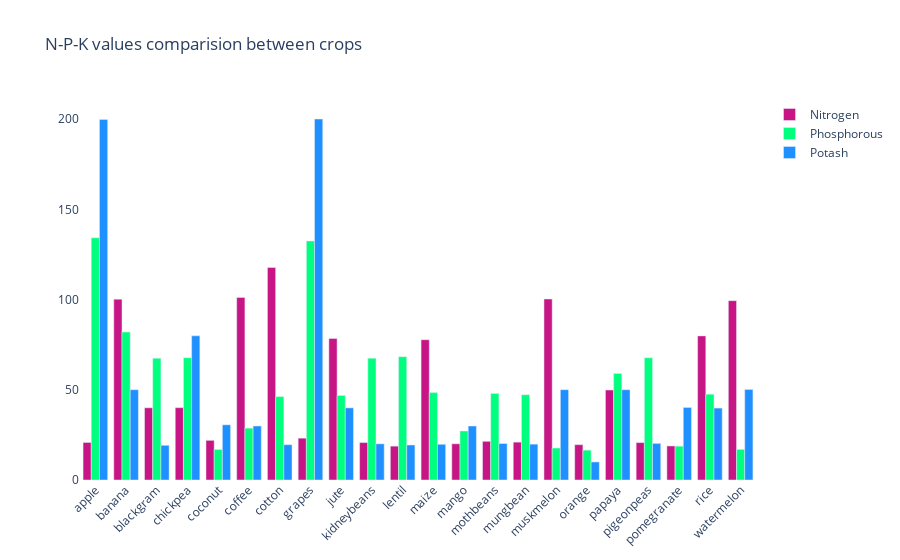

Notebook source saved alongside this figure:
### Code cell
fig = go.Figure()
fig.add_trace(go.Bar(
    x=crop_summary.index,
    y=crop_summary['N'],
    name='Nitrogen',
    marker_color='mediumvioletred'
))
fig.add_trace(go.Bar(
    x=crop_summary.index,
    y=crop_summary['P'],
    name='Phosphorous',
    marker_color='springgreen'
))
fig.add_trace(go.Bar(
    x=crop_summary.index,
    y=crop_summary['K'],
    name='Potash',
    marker_color='dodgerblue'
))

fig.update_layout(title="N-P-K values comparision between crops",
                  plot_bgcolor='white',
                  barmode='group',
                  xaxis_tickangle=-45)

fig.show()

### Figure 1 — Plotly figure (JSON) as saved in the notebook; plotly's stock layout.template omitted (floating-point values rounded to 4 significant figures)
{"data": [{"marker": {"color": "mediumvioletred"}, "name": "Nitrogen", "type": "bar", "x": ["apple", "banana", "blackgram", "chickpea", "coconut", "coffee", "cotton", "grapes", "jute", "kidneybeans", "lentil", "maize", "mango", "mothbeans", "mungbean", "muskmelon", "orange", "papaya", "pigeonpeas", "pomegranate", "rice", "watermelon"], "y": [20.8, 100.2, 40.02, 40.09, 21.98, 101.2, 117.8, 23.18, 78.4, 20.75, 18.77, 77.76, 20.07, 21.44, 20.99, 100.3, 19.58, 49.88, 20.73, 18.87, 79.89, 99.42]}, {"marker": {"color": "springgreen"}, "name": "Phosphorous", "type": "bar", "x": ["apple", "banana", "blackgram", "chickpea", "coconut", "coffee", "cotton", "grapes", "jute", "kidneybeans", "lentil", "maize", "mango", "mothbeans", "mungbean", "muskmelon", "orange", "papaya", "pigeonpeas", "pomegranate", "rice", "watermelon"], "y": [134.2, 82.01, 67.47, 67.79, 16.93, 28.74, 46.24, 132.5, 46.86, 67.54, 68.36, 48.44, 27.18, 48.01, 47.28, 17.72, 16.55, 59.05, 67.73, 18.75, 47.58, 17]}, {"marker": {"color": "dodgerblue"}, "name": "Potash", "type": "bar", "x": ["apple", "banana", "blackgram", "chickpea", "coconut", "coffee", "cotton", "grapes", "jute", "kidneybeans", "lentil", "maize", "mango", "mothbeans", "mungbean", "muskmelon", "orange", "papaya", "pigeonpeas", "pomegranate", "rice", "watermelon"], "y": [199.9, 50.05, 19.24, 79.92, 30.59, 29.94, 19.56, 200.1, 39.99, 20.05, 19.41, 19.79, 29.92, 20.23, 19.87, 50.08, 10.01, 50.04, 20.29, 40.21, 39.87, 50.22]}], "layout": {"autosize": true, "barmode": "group", "plot_bgcolor": "white", "title": {"text": "N-P-K values comparision between crops"}, "xaxis": {"autorange": true, "range": [-0.5, 21.5], "tickangle": -45, "type": "category"}, "yaxis": {"autorange": true, "range": [0, 210.6], "type": "linear"}}}
